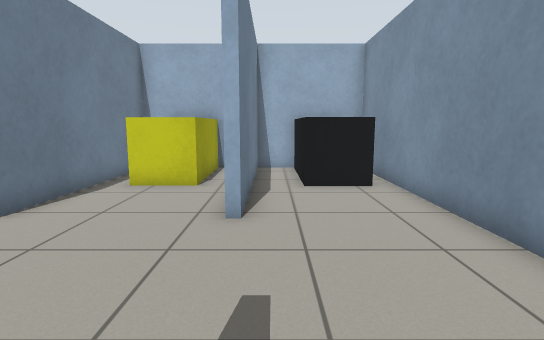
[1] (above)

16 first-person views from a walk through a world built for the Gazebo simulator. The camera is 0.9 m above the floor, tilts 8° down and sees 80° across. The floor is counted in squares, 0.5 m on a side. Each view is taken from the middle of a square. On the plan, view 1 faces up. The plan holds only what a view shows up to about 17 squares ahead; the rest is blank.

[2]
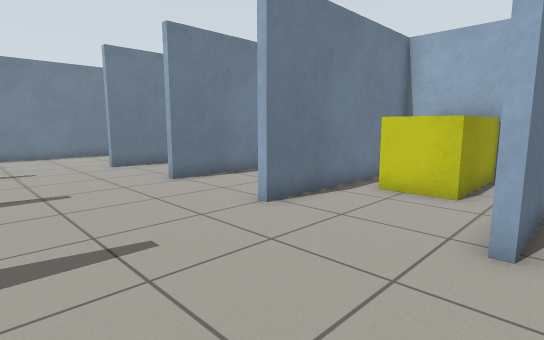

[3]
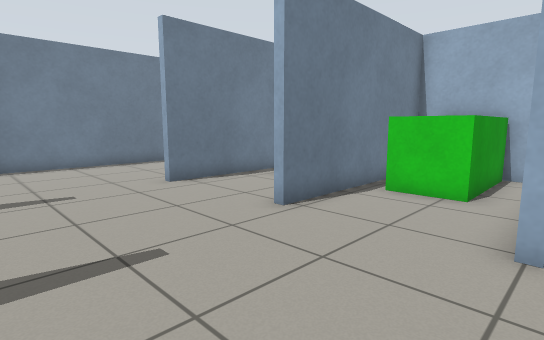

[4]
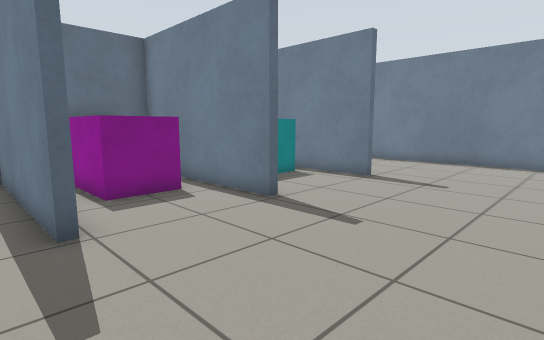

[5]
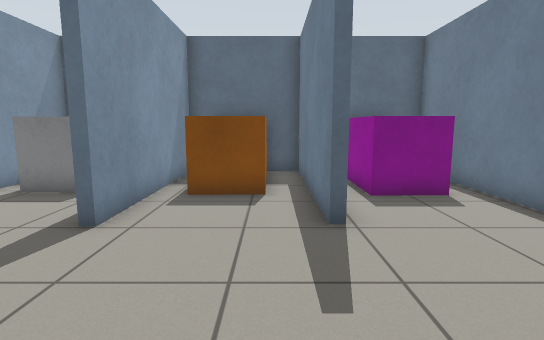

[6]
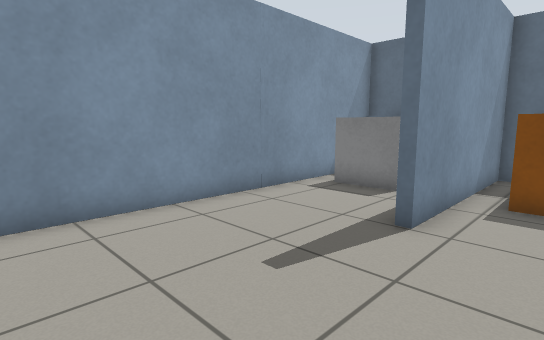

[7]
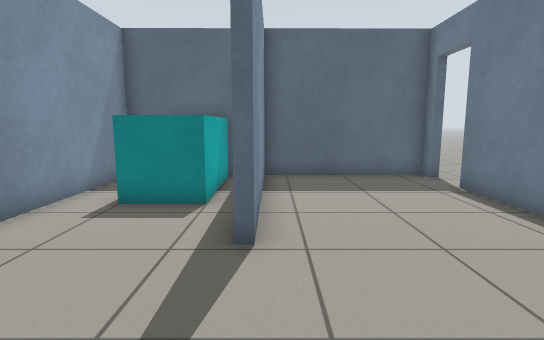

[8]
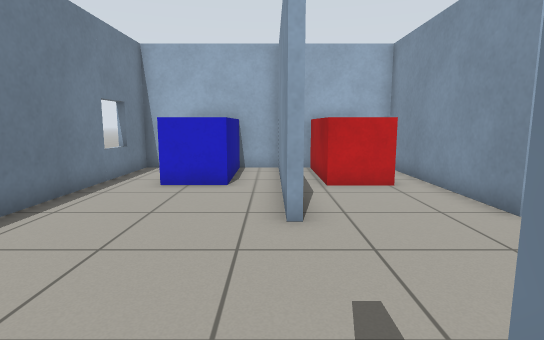

[9]
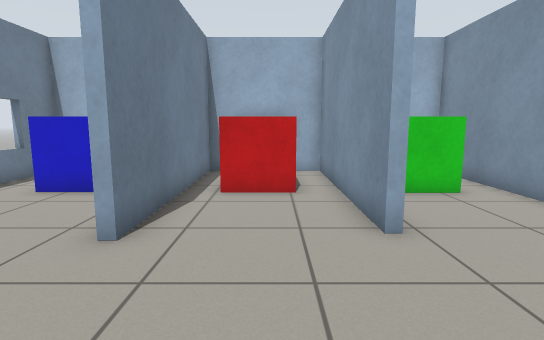

[10]
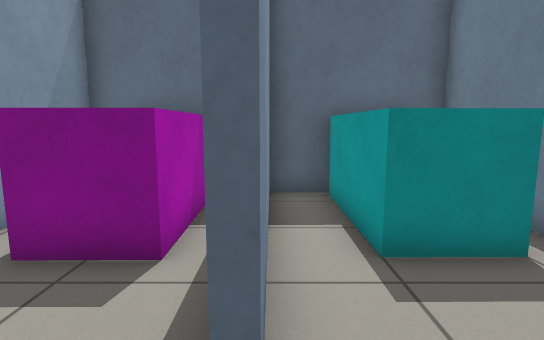

[11]
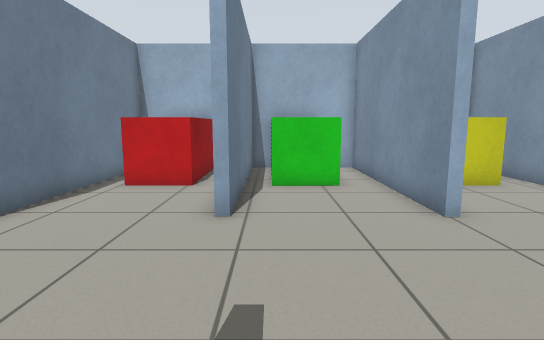

[12]
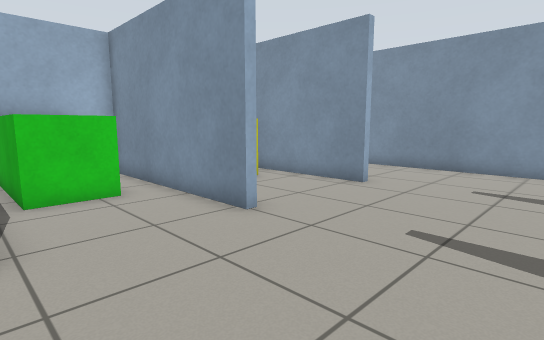

[13]
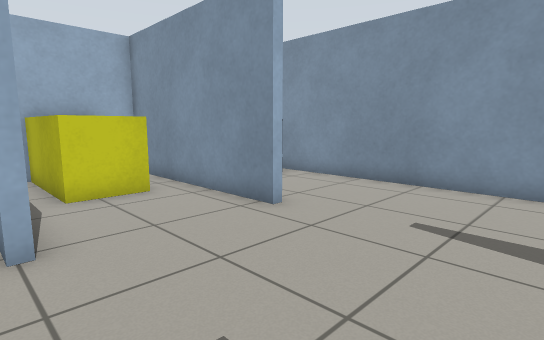

[14]
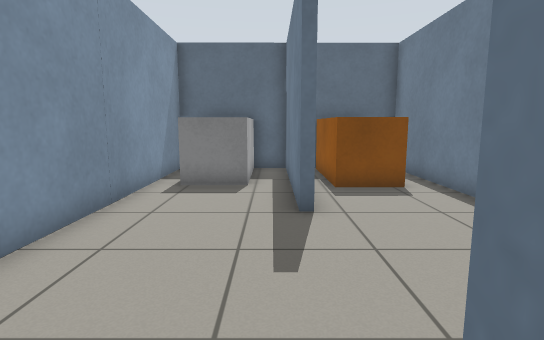

[15]
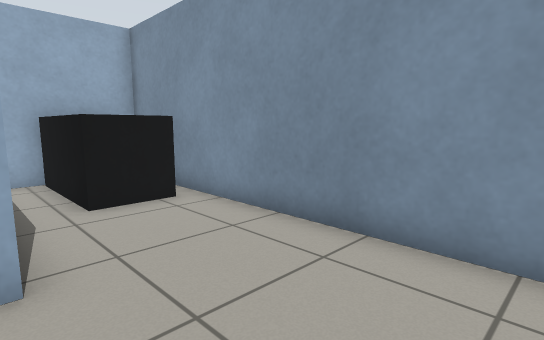

[16]
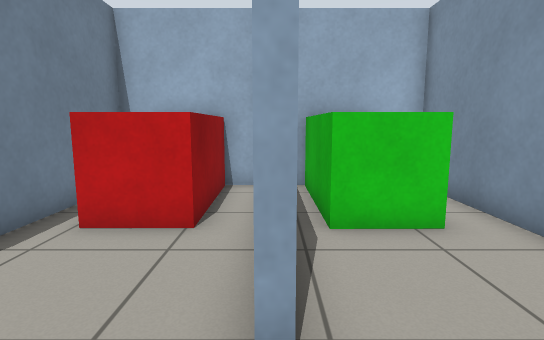

### Floor plan
Points are (right, up) in squares from view 1. A wall is a line through its corners. A room is listed if a view was taken in it or the views show most of it. See-through windows are left out.
Room 1 (views 1, 2, 3, 4, 5, 6, 7, 8, 9, 10, 11, 12, 13, 14, 15, 16)
walls: (-9.6, 0.4) (-9.6, -6.4) (-8.4, -6.4); (-5.6, 6.1) (-5.6, 13.5) (-9.8, 13.5) (-9.8, 6.2) (-10.1, 6.2) (-10.1, 13.5) (-14.4, 13.5) (-14.4, 5.8); (-5, 0.4) (-5, -6.4) (-4.4, -6.4); (-14.4, 0.4) (-14.4, -6.5) (-9.9, -6.4) (-9.9, 0.4); (-14.7, 5.8) (-14.7, 12.9); (-6.7, -6.4) (-5.3, -6.4) (-5.3, -3.4); (-0.9, -6.4) (-0.9, 0.3) (-0.6, 0.3) (-0.6, -6.4) (0.6, -6.4); (-14.6, 13.5) (-20.3, 13.5) (-20.4, -4.1); (3.3, -6.4) (3.6, -6.4) (3.7, 13.5) (-0.6, 13.5) (-0.6, 6.2) (-0.9, 6.2) (-0.9, 13.5) (-5.3, 13.5) (-5.3, 6.1); (-20.4, -5.9) (-20.4, -6.5) (-14.7, -6.5) (-14.7, 0.4)
ways out: open door at (-20.8, -5)
objects: blue box (-18, 10) to (-17, 13); cyan box (-13, -6) to (-12, -2); red box (-13, 10) to (-12, 13); green box (-9, 10) to (-7, 13); magenta box (-8, -6) to (-7, -2); orange box (-4, -6) to (-2, -2); yellow box (-4, 10) to (-2, 13); white box (1, -6) to (3, -3); black box (1, 10) to (3, 13)

Positions as (right, up) in squares from view 1, and headings:
1: (0, 0), facing up
2: (0, 1), facing up-left
3: (-5, 1), facing up-left
4: (-4, 6), facing down-left
5: (-4, 6), facing down
6: (-3, 6), facing down-right
7: (-15, 5), facing down
8: (-15, 0), facing up
9: (-12, 1), facing up
10: (-10, 2), facing down
11: (-9, 0), facing up
12: (-10, 1), facing up-right
13: (-6, 1), facing up-right
14: (0, 7), facing down
15: (-1, 2), facing up-right
16: (-10, 4), facing up
